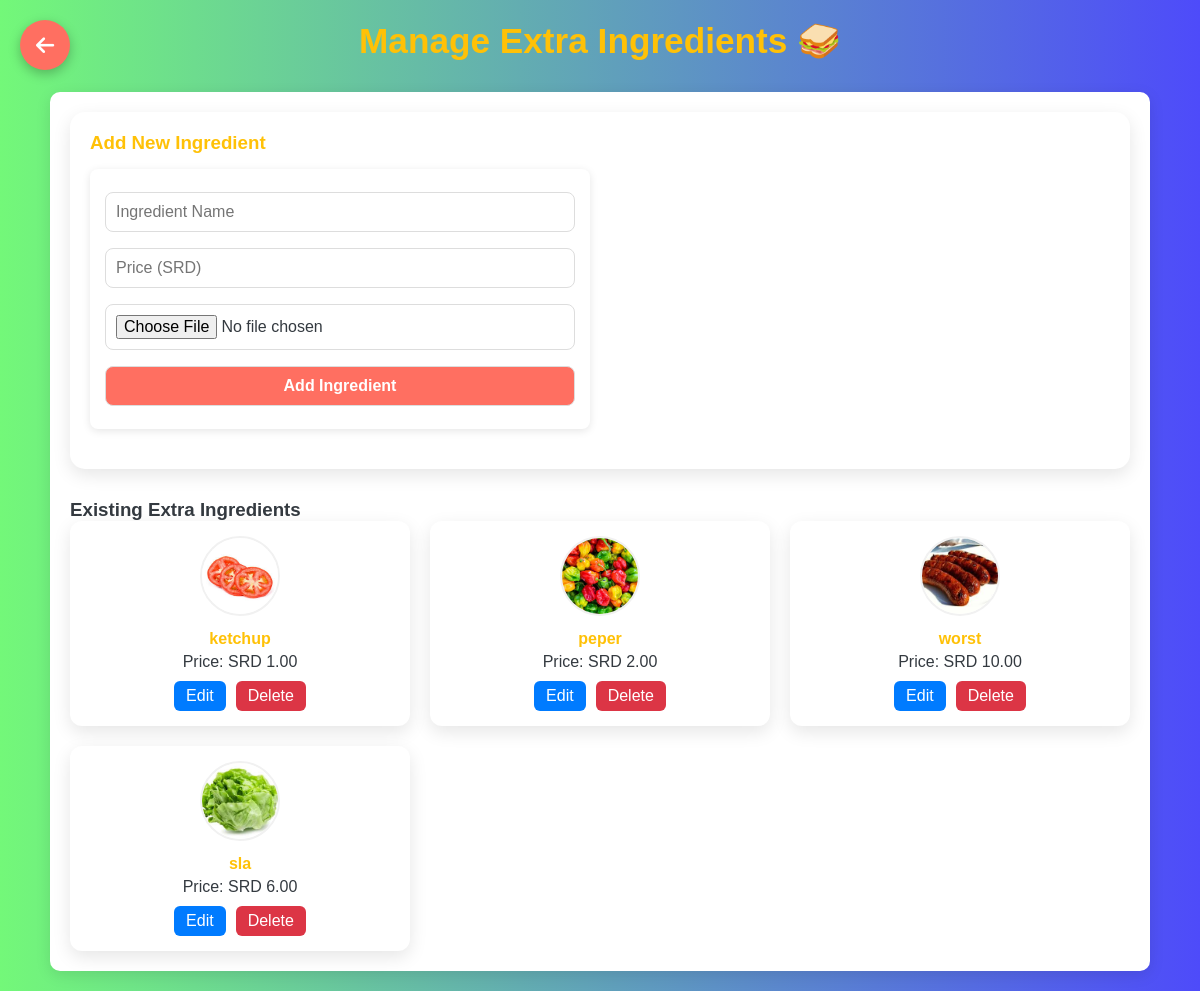
The page /admin/manage_extras.php (signed in) on the database its author committed.
### tables this page shows
CREATE TABLE `ingredients` (
  `id` int(11) NOT NULL,
  `name` varchar(100) NOT NULL,
  `image_path` varchar(255) DEFAULT NULL,
  `price` decimal(10,2) NOT NULL,
  `is_standard` tinyint(1) DEFAULT 0,
  `is_active` tinyint(1) DEFAULT 1,
  `created_at` timestamp NOT NULL DEFAULT current_timestamp()
);

### admin/manage_extras.php (the view, shortened to what this page needs)
<?php
require '../includes/config.php';
$extras = $pdo->query("SELECT * FROM ingredients WHERE is_standard = 0 ORDER BY id DESC")->fetchAll(PDO::FETCH_ASSOC);
?>
<!DOCTYPE html>
<html>
<head>
    <link rel="stylesheet" href="../assets/css/style.css">
    <link rel="stylesheet" href="https://cdnjs.cloudflare.com/ajax/libs/font-awesome/6.5.0/css/all.min.css">
</head>
<body>
    <div class="header">
        <h2>Manage Extra Ingredients 🥪</h2>
    </div>
    <div class="container">
        <div class="ingredient-form">
            <h3><?= isset($editIngredient) ? "Edit Ingredient" : "Add New Ingredient" ?></h3>
            <form method="POST" enctype="multipart/form-data">
                <input type="text" name="name" placeholder="Ingredient Name" required value="<?= htmlspecialchars($editIngredient['name'] ?? '') ?>">
                <input type="number" name="price" step="0.01" placeholder="Price (SRD)" required value="<?= htmlspecialchars($editIngredient['price'] ?? '') ?>">
                <input type="file" name="photo" accept="image/*" onchange="previewImage(event, 'editPreview<?= $bread['id'] ?>')">
                <button type="submit"><?= isset($editIngredient) ? "Update Ingredient" : "Add Ingredient" ?></button>
            </form>
        </div>
        <h3>Existing Extra Ingredients</h3>
        <div class="extras-list">
            <?php foreach ($extras as $extra): ?>
            <div class="extra-card">
                <img src="../<?= $extra['image_path'] ?: 'assets/img/placeholder.png' ?>" alt="<?= htmlspecialchars($extra['name']) ?>">
                <h4><?= htmlspecialchars($extra['name']) ?></h4>
                <p>Price: SRD <?= number_format($extra['price'], 2) ?></p>
                <div class="card-actions">
                    <a href="?edit=<?= $extra['id'] ?>" class="edit-btn">Edit</a>
                    <a href="?delete=<?= $extra['id'] ?>" class="delete-btn" onclick="return confirm('Delete this ingredient?');">Delete</a>
                </div>
            </div>
            <?php endforeach; ?>
        </div>
        <p>
            <a href="dashboard.php" class="floating-btn" title="Back to Dashboard">
                <i class="fas fa-arrow-left"></i>
            </a>
        </p>
    </div>
</body>
</html>

### assets/css/style.css (style rules this page uses)
* { margin: 0; padding: 0; box-sizing: border-box; }
body { font-family: 'Segoe UI', Tahoma, Geneva, Verdana, sans-serif; background-color: #f8f9fa; padding: 20px; color: #333; }
h2 { margin-bottom: 20px; color: #007b5e; font-weight: bold; }
button { padding: 10px 20px; background-color: #007b5e; color: white; border: none; border-radius: 6px; cursor: pointer; margin-top: 10px; transition: 0.2s ease; }
a { color: #007b5e; text-decoration: none; }
form { margin-bottom: 20px; }
input[type="text"], input[type="password"], input[type="number"], input[type="datetime-local"], select { padding: 10px; margin: 5px 0; width: 100%; border-radius: 5px; border: 1px solid #ccc; }
form[method="POST"] { background-color: white; border-radius: 8px; box-shadow: 0 2px 8px rgba(0, 0, 0, 0.1); padding: 15px; max-width: 500px; }
.container, .login-container, .register-container, .dashboard-box, .order-box { max-width: 500px; margin: 30px auto; padding: 20px; background: #fff; border-radius: 10px; box-shadow: 0 4px 15px rgba(0, 0, 0, 0.1); }
.input, select, button { width: 100%; margin: 10px 0; padding: 12px; border: 1px solid #ccc; border-radius: 8px; font-size: 1em; }
body, html { overflow-x: hidden; }

### admin/manage_extras.php (style rules this page uses)
body { font-family: 'Poppins', sans-serif; background: linear-gradient(90deg, #73f879ff, rgba(78, 75, 250, 1)); padding: 20px; color: #343a40; }
.header { text-align: center; margin-bottom: 30px; }
.header h2 { color: #ffc107; font-size: 2.2em; }
.container { max-width: 1100px; margin: 0 auto; }
.ingredient-form { background: #fff; border-radius: 15px; box-shadow: 0 6px 18px rgba(0,0,0,0.1); padding: 20px; margin-bottom: 30px; }
.ingredient-form h3 { color: #ffc107; margin-bottom: 15px; }
.ingredient-form input, .ingredient-form button { width: 100%; padding: 10px; margin: 8px 0; border: 1px solid #ddd; border-radius: 8px; font-size: 1em; }
.ingredient-form button { background: #ff6f61; color: #fff; font-weight: bold; }
.extras-list { display: grid; grid-template-columns: repeat(auto-fill, minmax(260px, 1fr)); gap: 20px; }
.extra-card { background: #fff; border-radius: 12px; box-shadow: 0 6px 18px rgba(0,0,0,0.1); padding: 15px; text-align: center; transition: transform 0.3s ease; }
.extra-card img { width: 80px; height: 80px; border-radius: 50%; object-fit: cover; margin-bottom: 10px; border: 2px solid #f1f1f1; }
.extra-card h4 { margin-bottom: 5px; color: #ffc107; }
.extra-card p { margin: 5px 0; }
.card-actions { display: flex; justify-content: center; gap: 10px; margin-top: 10px; }
.edit-btn, .delete-btn { padding: 6px 12px; border: none; border-radius: 6px; color: #fff; cursor: pointer; text-decoration: none; }
.edit-btn { background: #007bff; }
.delete-btn { background: #dc3545; }
.floating-btn { position: fixed; bottom: auto; top: 20px; right: auto; left: 20px; width: 50px; height: 50px; background: #ff6f61; color: white; border-radius: 50%; display: flex; align-items: center; justify-content: center; font-size: 1.3em; text-decoration: none; box-shadow: 0 4px 12px rgba(0,0,0,0.25); transition: all 0.3s ease; z-index: 1000; }

### rows shown on the page
ingredients: image_path (picture), name "ketchup", price "1.00"
ingredients: image_path+name (picture), name "peper", price "2.00"
ingredients: image_path+name (picture), name "worst", price "10.00"
ingredients: image_path (picture), name "sla", price "6.00"
